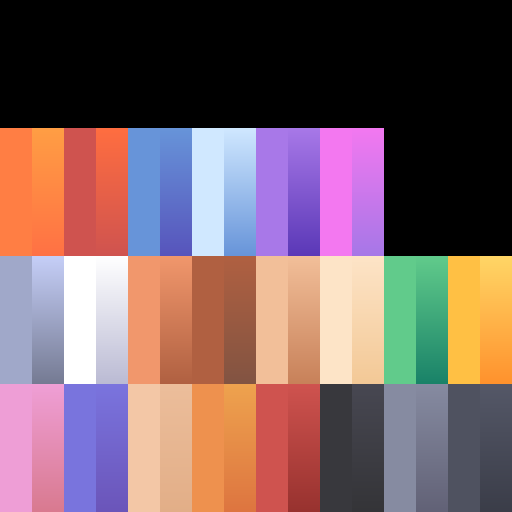
#> input picture tools/blender/colormap.png, 512 x 512 px
$ python palette_sheet.py
#> lines starting #> are read from the running program, lines starting #| are printed output that depends on the picture
"""The game's colour palette, as a sheet you can open in Canva.

    python tools/blender/palette_sheet.py

Writes design/art/palette.png — every swatch with its name and hex, then a strip per
hunter showing the colours that hunter's own MODEL is built from.

Nick wants a different card border per character. The colours for that already
exist and are not a matter of taste: the palette is one 512x512 atlas
(tools/blender/colormap.png) that every model in the game shares, so a border
mixed from these sits beside the 3D art instead of near it. Every hex here is
sampled from that atlas rather than typed, so the sheet cannot drift from the
game — re-run it after tools/blender/palette.py and it follows.

The per-hunter strips are counted, not chosen. Each one is the five swatches
that appear most often in that character's build script, so the Frog's strip is
green because the Frog is green, and if someone reskins him it changes.
"""
import io
import os
import re
from collections import Counter

from PIL import Image, ImageDraw, ImageFont

HERE = os.path.dirname(os.path.abspath(__file__))
ROOT = os.path.normpath(os.path.join(HERE, "..", ".."))
ATLAS = os.path.join(HERE, "colormap.png")
OUT = os.path.join(ROOT, "design", "palette.png")

## Mirrors kenney.py's own table. Kept here rather than imported because
## kenney.py needs Blender to load and this is a plain Pillow script.
ROWS = [
    (192, ["ORANGE", "TANGERINE", "RED", "RUST", "BLUE", "INDIGO", "ICE", "SKY",
           "LILAC", "VIOLET", "PINK", "ORCHID"]),
    (320, ["STEEL", "SLATE", "WHITE", "SILVER", "PEACH", "CLAY", "BROWN",
           "UMBER", "SAND", "TAN", "CREAM", "WHEAT", "MINT", "GREEN", "GOLD",
           "AMBER"]),
    (448, ["BLUSH", "ROSE", "PERIWINKLE", "IRIS", "LINEN", "BISQUE", "PUMPKIN",
           "CARROT", "CORAL", "BRICK", "CHARCOAL", "GRAPHITE", "PEWTER",
           "STONE", "NAVY", "MIDNIGHT"]),
]

HUNTERS = [
    ("The Frog", "frog"),
    ("The Vine-Weaver", "vine_weaver"),
    ("The Mountain Climbers", "mountain_climbers"),
    ("The Goblin Engineer", "goblin_mech"),
    ("The Lightbearer", "lightbearer"),
]

CELL = 96
GAP = 10
PAD = 34
NAMES = [n for _, row in ROWS for n in row]


def font(size):
    try:
        return ImageFont.load_default(size=size)
    except TypeError:
        return ImageFont.load_default()


def hexes():
    """Every swatch's real colour, sampled from the atlas the game ships."""
    im = Image.open(ATLAS).convert("RGB")
    out = {}
    for y, names in ROWS:
        for i, name in enumerate(names):
            out[name] = im.getpixel((16 + i * 32, y + 16))
#> after the loop, out = 44 items
    return out


def hunter_palettes():
    """The five swatches each hunter's model actually uses most."""
    want = re.compile(r"\b(" + "|".join(NAMES) + r")\b")
    out = []
    for label, script in HUNTERS:
        path = os.path.join(HERE, script + ".py")
        if not os.path.exists(path):
            continue
        body = io.open(path, encoding="utf-8").read()
        # Skip the import line, or every model looks like it uses everything.
        body = "\n".join(l for l in body.split("\n")
                         if not l.strip().startswith(("from ", "import ")))
        top = [n for n, _ in Counter(want.findall(body)).most_common(5)]
        out.append((label, top))
    return out


def swatch(d, x, y, rgb, name, small, tiny):
    d.rectangle([x, y, x + CELL, y + CELL], fill=rgb, outline=(70, 74, 84))
    # Label under the chip, not on it: half these colours are dark and half are
    # near white, and no single ink reads on both.
    d.text((x + 2, y + CELL + 5), name, fill=(232, 232, 236), font=small)
    d.text((x + 2, y + CELL + 22), "#%02X%02X%02X" % rgb, fill=(150, 154, 164),
           font=tiny)


def main():
    pal = hexes()
#> pal = 44 items
    hunters = hunter_palettes()
    cols = max(len(r[1]) for r in ROWS)
    w = PAD * 2 + cols * CELL + (cols - 1) * GAP
    rows_h = len(ROWS) * (CELL + 46 + GAP)
    hunt_h = len(hunters) * (CELL + 46 + GAP + 16)
    h = PAD * 2 + 96 + rows_h + 56 + hunt_h

    im = Image.new("RGB", (w, h), (22, 23, 28))
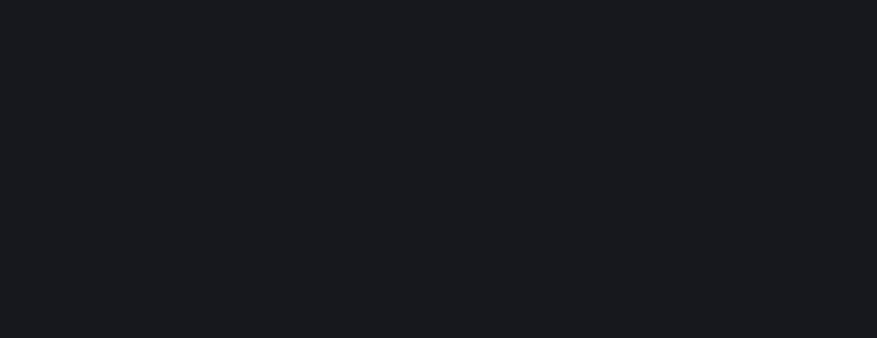
#> im: PIL image 1754x676 RGB (shown at 1/2 size); mean R, G, B 22, 23, 28
    d = ImageDraw.Draw(im)
    big, mid, small, tiny = font(30), font(19), font(15), font(13)

    d.text((PAD, PAD), "Titan-Slayers palette", fill=(240, 240, 244), font=big)
    d.text((PAD, PAD + 40),
           "Every colour in the game, sampled from tools/blender/colormap.png. "
           "Mix borders from these and they sit beside the 3D art.",
           fill=(150, 154, 164), font=mid)

    y = PAD + 96
    for _, names in ROWS:
        for i, name in enumerate(names):
            swatch(d, PAD + i * (CELL + GAP), y, pal[name], name, small, tiny)
        y += CELL + 46 + GAP
#> after the loop, y = 586

    y += 18
#> y = 604
    d.text((PAD, y), "Per hunter - counted from each model's own build script",
           fill=(240, 240, 244), font=mid)
    y += 38
#> y = 642
    for label, names in hunters:
        d.text((PAD, y), label, fill=(232, 232, 236), font=mid)
        y += 26
        for i, name in enumerate(names):
            swatch(d, PAD + i * (CELL + GAP), y, pal[name], name, small, tiny)
        y += CELL + 46 + GAP
#> after the loop, y = 642

    im.save(OUT)
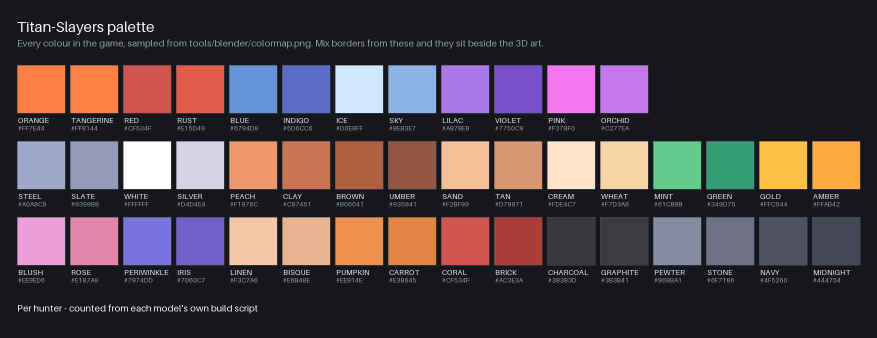
#> saved as palette.png: PIL image 1754x676 RGB (shown at 1/2 size); mean R, G, B 78.3, 65.5, 70.4
    print("PALETTE %s (%dx%d)" % (OUT, w, h))
    for label, names in hunters:
        print("  %-24s %s" % (label, "  ".join(
            "%s #%02X%02X%02X" % ((n,) + pal[n]) for n in names)))


main()
